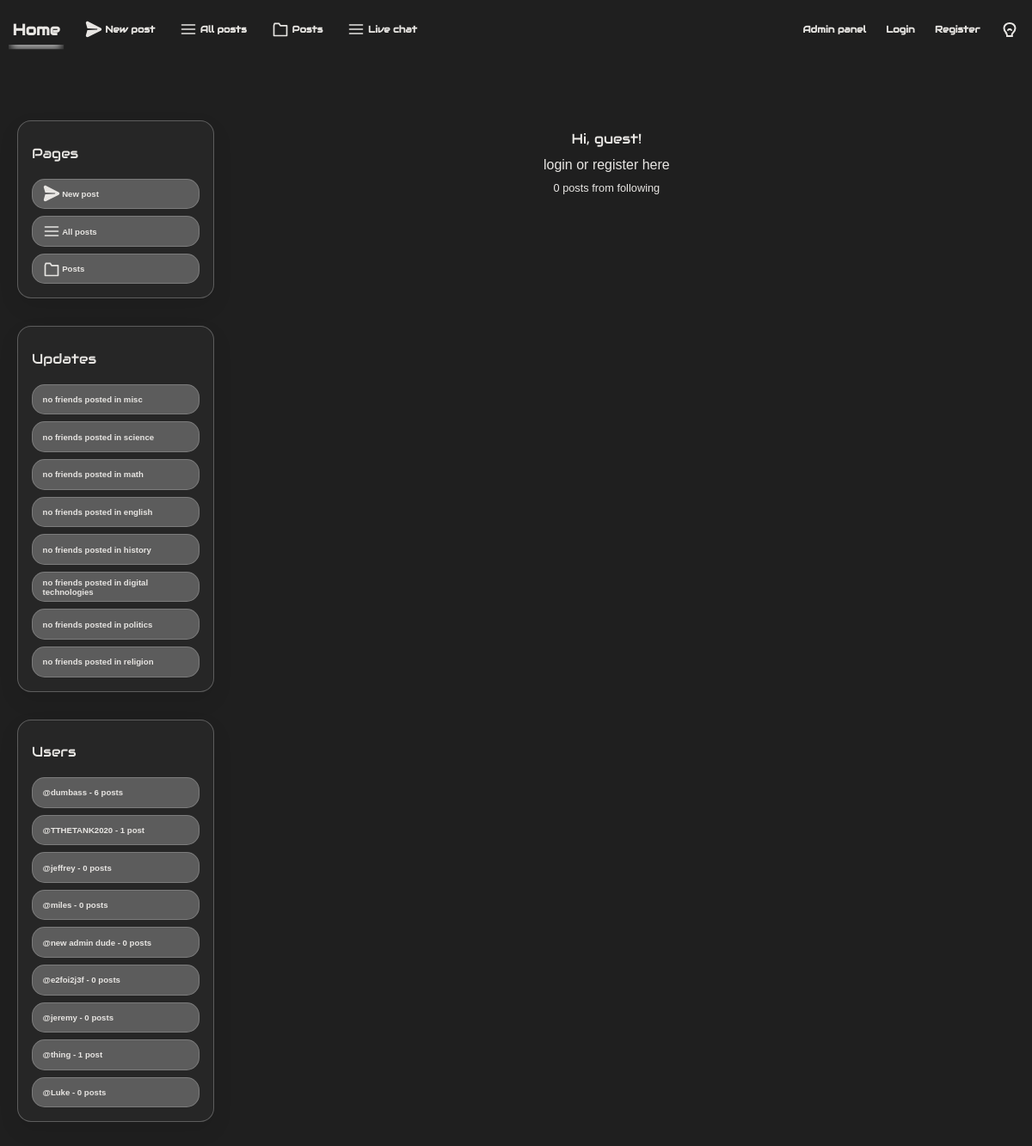
Before: / with the older database file.
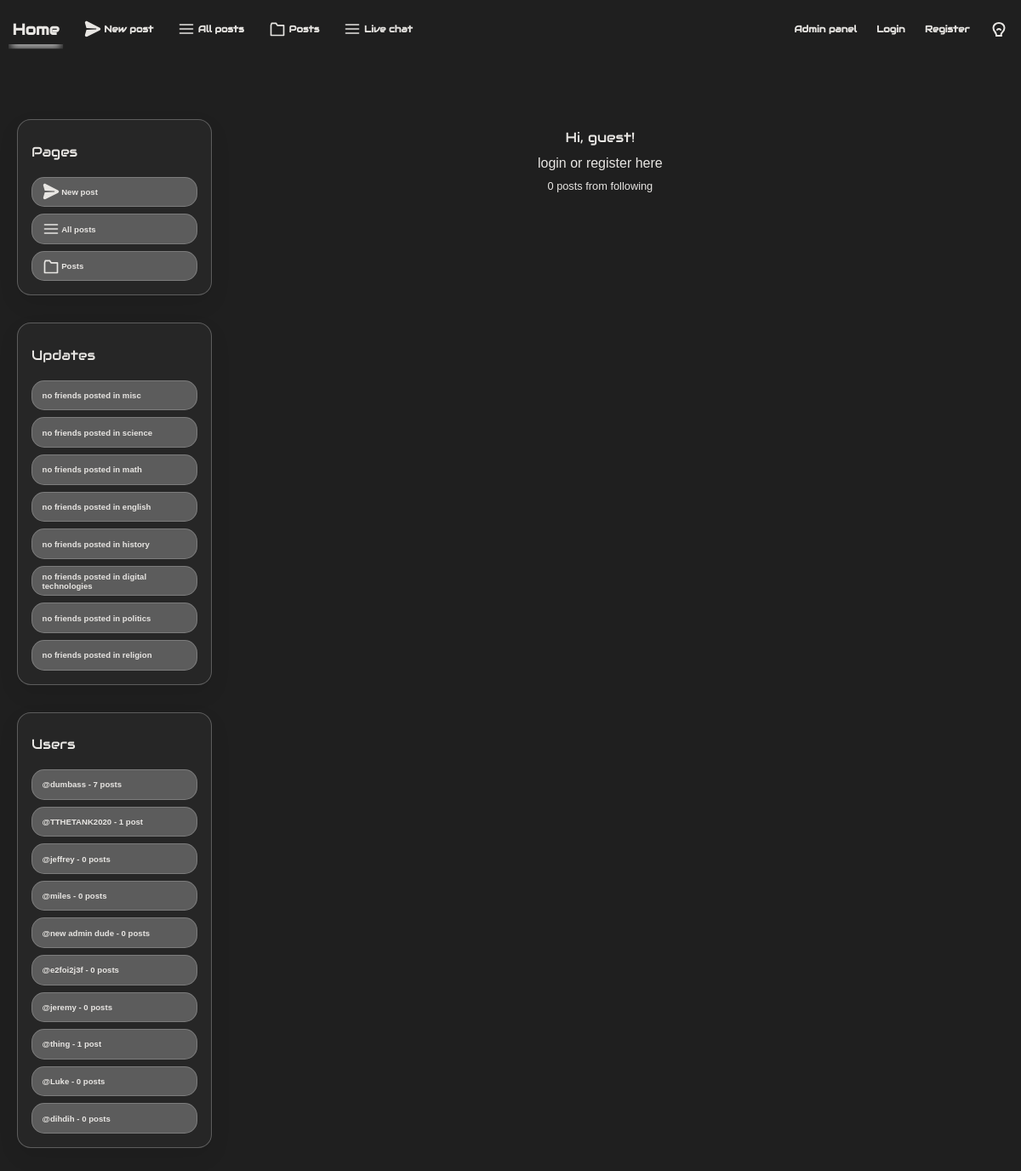
After: the same page with the newer database file.
### tables this page shows
CREATE TABLE `cat`("id" INTEGER PRIMARY KEY, `name` TEXT);

CREATE TABLE "users" (
    id INTEGER PRIMARY KEY AUTOINCREMENT,
    "name" TEXT UNIQUE,
    password TEXT
, imageurl TEXT, email TEXT);

### app.py (the view)
@app.route("/", methods=("GET", "POST"))
def home():
    if request.method == "POST":
        comment_text = request.form.get("comment")
        id = request.form.get("post_id")
        if comment_text:
            time = datetime.now().strftime("%Y-%m-%d %H:%M:%S")
            db = get_db()
            db.execute(
                "INSERT INTO comments (postid, content, userid, time) VALUES (?, ?, ?, ?)",
                (id, comment_text, session["user_id"], time),
            )
            db.commit()
        return redirect(request.referrer)
    else:
        following = [row[0] for row in query_db(
            "SELECT followed_id FROM following WHERE follower_id = ?;",
            (session.get('user_id'),)
        )]
        placeholders = ", ".join("?" * len(following))
        sql = f"""
            SELECT posts.title, posts.content, users.name, posts.imageurl, cat.name, posts.time, posts.id, posts.reply, cat.id, users.id
            FROM posts
            JOIN cat ON posts.categoryid = cat.id
            JOIN users ON posts.user_id = users.id
            WHERE users.id IN ({placeholders})
            ORDER BY posts.time DESC;
        """
        userssql = """
            SELECT users.id, users.name
            FROM users
            ORDER BY users.id ASC;
            """
        likes_sql = """
            SELECT liker_id, postid FROM likes;
            """
        categories_sql = """
            SELECT * FROM cat;
            """
        comments_sql = """
            SELECT comments.*, users.name AS username
            FROM comments
            JOIN users ON comments.userid = users.id
            ORDER BY comments.time ASC;
        """
        likes = query_db(likes_sql)
        users = query_db(userssql)
        results = query_db(sql, following) if following else []
        sidebarposts = query_db(all)
        categories = query_db(categories_sql)
        comments = query_db(comments_sql)
        return render_template(
            "home.html",
            results=results,
            sidebarposts=sidebarposts,
            users=users,
            comments=comments,
            likes=likes,
            categories=categories,
            today=datetime.now().strftime("%Y-%m-%d"),
        )

### app.py (called while the page is built)
def get_db():
    db = getattr(g, "_database", None)
    if db is None:
        db = g._database = sqlite3.connect(DATABASE)
    return db

@app.teardown_appcontext
def close_connection(exception):
    db = getattr(g, "_database", None)
    if db is not None:
        db.close()

def query_db(query, args=(), one=False):
    cur = get_db().execute(query, args)
    rv = cur.fetchall()
    cur.close()
    return (rv[0] if rv else None) if one else rv

### templates/home.html (shortened to what this page needs)
{% extends "layout.html" %}
{% if results %}
{% block body %}
<div class="home-container">
    <div class="total-sidebar">
        <div class="home-sidebar">
            <h1>Pages</h1>
            <a href="/newpost" class="sidebar-section">
                &nbsp;New post
            </a>
            <a href="/allposts" class="sidebar-section">
                <svg viewBox="0 0 24 24" width="20" height="20">
                    <path d="M3 6h18M3 12h18M3 18h18" stroke="currentColor" stroke-width="2" stroke-linecap="round" />
                </svg>
                &nbsp;All posts
            </a>
            <div class="sidebar-section">
                <svg viewBox="0 0 24 24" width="20" height="20">
                    <path d="M3 7v14h18V7H12l-2-3H4z" stroke="currentColor" stroke-width="2" fill="none"
                        stroke-linecap="round" stroke-linejoin="round" />
                </svg>
                &nbsp;Posts
            </div>
        </div>
        <div class="home-sidebar">
            <h1>Updates</h1>
            {% for category in categories %}
            {% set post = results | selectattr('8', 'equalto', category[0]) | list | first %}
            {% if post %}
            <a href="{{ url_for('category', id=post[8]) }}" class="sidebar-section">
                @{{ post[2] }} in {{category[1]}}: {{post[1][:20]}}...
            </a>
            {% else %}
            <a href="{{ url_for('category', id=category[0]) }}" class="sidebar-section">
                no friends posted in {{category[1]}}
            </a>
            {% endif %}
            {% endfor %}
        </div>
        <div class="home-sidebar">
            <h1>Users</h1>
            {% for user in users %}
            <a href="{{ url_for('userposts', username=user[1]) }}" class="sidebar-section">
                @{{ user[1] }}
                {% set ns = namespace(postsnumber=0) %}
                {% for post in sidebarposts %}
                {% if post[2] == user[1] %}
                {% set ns.postsnumber = ns.postsnumber + 1 %}
                {% endif %}
                {% endfor %}
                -
                {% if ns.postsnumber > 1 or ns.postsnumber < 1 %} {{ ns.postsnumber }} posts {% else %} {{
                    ns.postsnumber }} post {% endif %}  </a>
                    {% endfor %}
        </div>
    </div>
    <div class="centered-content">
        {% if session.get('username') is not none %}
        <h1>Hi, {{session.get('username')}}!</h1>
        {% else %}
        <h1>Hi, guest!</h1>
        <span>
            <a href="/login">login </a>
            or
            <a href="/register"> register here</a>
        </span>
        {% endif %}
        {% set posts = results|length %}
        <h2>{{ posts }} posts from following</h2>
    </div>
</div>
{% endblock %}
{% endif %}

### templates/layout.html (shortened to what this page needs)
<!DOCTYPE html>
<html lang="en">
<head>
    <link rel="stylesheet" href="{{url_for('static', filename='style.css')}}">
</head>
<body>
    <nav class="navbar">
        <div class="left-navbar-group">
            {% if request.path == "/" %}
            {% set button = 'top-button-active' %}
            {% else %}
            {% set button = 'top-button' %}
            {% endif %}
            <a href="/" class="{{button}}">
                <div class="title">Home</div>
            </a>
            {% if request.path == "/newpost" %}
            {% set button = 'top-button-active' %}
            {% else %}
            {% set button = 'top-button' %}
            {% endif %}
            <a href="/newpost" class="{{button}}">
                &nbsp;New post
            </a>
            {% if request.path == "/allposts" %}
            {% set button = 'top-button-active' %}
            {% else %}
            {% set button = 'top-button' %}
            {% endif %}
            <a href="/allposts" class="{{button}}">
                <svg viewBox="0 0 24 24" width="20" height="20">
                    <path d="M3 6h18M3 12h18M3 18h18" stroke="currentColor" stroke-width="2" stroke-linecap="round" />
                </svg>
                &nbsp;All posts
            </a>
            {% if "/category" in request.path %}
            {% set button = 'top-button-active' %}
            {% else %}
            {% set button = 'top-button' %}
            {% endif %}
            <div class="dropdown">
                <button class="{{button}}">
                    <svg viewBox="0 0 24 24" width="20" height="20">
                        <path d="M3 7v14h18V7H12l-2-3H4z" stroke="currentColor" stroke-width="2" fill="none"
                            stroke-linecap="round" stroke-linejoin="round" />
                    </svg>
                    &nbsp;Posts
                </button>
            </div>
            {% if request.path == "/livechat" %}
            {% set button = 'top-button-active' %}
            {% else %}
            {% set button = 'top-button' %}
            {% endif %}
            <a href="/livechat" class="{{button}}">
                <svg viewBox="0 0 24 24" width="20" height="20">
                    <path d="M3 6h18M3 12h18M3 18h18" stroke="currentColor" stroke-width="2" stroke-linecap="round" />
                </svg>
                &nbsp;Live chat
            </a>
        </div>
        <div class="nav-right">
            <a href="/admin" class="top-button">Admin panel</a>
            {% if session.username %}
            <a href="{{ url_for('userposts', username=session['username']) }}" class="top-button">My Profile</a>
            <a href="/logout" class="top-button">Logout</a>
            {% else %}
            <a href="/login" class="top-button">Login</a>
            <a href="/register" class="top-button">Register</a>
            {% endif %}
            <button id="themeToggle" class="theme-toggle" aria-label="Toggle theme">
            </button>
        </div>
    </nav>
    {% block body %}
    {% endblock %}
</body>
</html>

### static/style.css (style rules this page uses)
:root { --background: #1f1f1f; --box-background: rgba(255, 255, 255, 0.035); --post-background: #2a2a2a; --input-background: rgba(255, 255, 255, 0.05); --font: #e8e6e3; --font-muted: #b0aca4; --coloured-element: #4066ff; --error-red: #ef4444; --sidebar-font-size: 0.8vw; --reply-font: calc(0.5vh + 0.5vw); --reply-line: calc(2vh + 2vw); --navbar-font-size: calc(0.55vh + 0.55vw); --navbar-title-size: 1.5vw; --heading-font: "Audiowide"; --menu-font: "Roboto Mono"; --box-border: 1px solid rgba(255, 255, 255, 0.07); --box-border-radius: 16px; --nav-box-shadow: rgba(226, 226, 226, 0.73); }
.theme-toggle { background: var(--background); color: var(--font); border: none; padding-top: 0.6em; cursor: pointer; }
body { background: var(--background); color: var(--font); font-family: "Arial"; overflow-x: hidden; overscroll-behavior-x: none; }
h1 { font-size: 2vh; font-weight: 400; font-family: var(--heading-font); }
h2 { font-size: 1.6vh; font-weight: 400; }
a { font-weight: 520; text-decoration: none; color: var(--font); }
.navbar { position:sticky; z-index:10000; top:0; display: flex; gap: 1em; padding: 0.5em 0; background-color: var(--background); }
.left-navbar-group { display: flex; gap: 1em; }
.title { font-size: var(--navbar-title-size); font-weight: 600; border: none; }
.nav-right { margin-left: auto; display: flex; gap: 10px; }
.top-button, .top-button-active { display: flex; color: var(--font); justify-content: center; align-items: center; padding: 0.6em; font-weight: 600; font-family: var(--heading-font); border: none; font-size: var(--navbar-font-size) !important; background: var(--background); }
.top-button-active, .top-button:hover { box-shadow: 0 10px 10px -5px var(--nav-box-shadow); clip-path: inset(2px 2px -5px 2px); }
.centered-content { margin-top: 5em; display: grid; place-items: center; padding-bottom: 5em; }
.dropdown button { font-size: var(--navbar-font-size) !important; }
.dropdown { display: flex; align-items: center; margin: 0; padding: 0; position: relative; }
.home-sidebar { width: 100%; padding: 1em; margin-left: 1vw; border-radius: var(--box-border-radius); background: var(--box-background); box-shadow: 0 10px 25px rgba(0, 0, 0, 0.08); border: 1px solid rgba(255, 255, 255, 0.25); display: flex; flex-direction: column; margin-bottom: 2em; gap: 1vh; font-size: 1em; }
.home-sidebar a { color: var(--font); }
.sidebar-section { display: flex; align-items: center; height: 3.5em; padding: 0 1.2em; border-radius: 15px; font-weight: 600; cursor: pointer; transition: all 0.3s ease; position: relative; background: rgba(255, 255, 255, 0.25); border: 1px solid rgba(255, 255, 255, 0.2); color: var(--font); transition: height 0.3s ease-in-out; font-size: var(--sidebar-font-size); transition: transform 0.1s ease; }
.home-container { display: grid; grid-template-columns: 1fr 5fr; gap: 1em; height: 100%; align-items: start; }
.total-sidebar { margin-top: 5em; }

Changed rows visible on the page:
computed for users "dumbass": postsnumber "6" → "7"
added users: name "dihdih", postsnumber "0"
